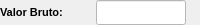
              <widget class="QWidget" name="widget_25" native="true">
               <property name="minimumSize">
                <size>
                 <width>0</width>
                 <height>20</height>
                </size>
               </property>
               <property name="maximumSize">
                <size>
                 <width>16777215</width>
                 <height>25</height>
                </size>
               </property>
               <layout class="QHBoxLayout" name="horizontalLayout_19">
                <property name="leftMargin">
                 <number>0</number>
                </property>
                <property name="topMargin">
                 <number>0</number>
                </property>
                <property name="rightMargin">
                 <number>0</number>
                </property>
                <property name="bottomMargin">
                 <number>0</number>
                </property>
                <item>
                 <widget class="QLabel" name="label_13">
                  <property name="minimumSize">
                   <size>
                    <width>90</width>
                    <height>0</height>
                   </size>
                  </property>
                  <property name="maximumSize">
                   <size>
                    <width>90</width>
                    <height>16777215</height>
                   </size>
                  </property>
                  <property name="font">
                   <font>
                    <pointsize>8</pointsize>
                    <weight>75</weight>
                    <bold>true</bold>
                   </font>
                  </property>
                  <property name="text">
                   <string>Valor Bruto:</string>
                  </property>
                 </widget>
                </item>
                <item>
                 <widget class="QLineEdit" name="line_Valor">
                  <property name="sizePolicy">
                   <sizepolicy hsizetype="Preferred" vsizetype="Preferred">
                    <horstretch>0</horstretch>
                    <verstretch>0</verstretch>
                   </sizepolicy>
                  </property>
                  <property name="minimumSize">
                   <size>
                    <width>90</width>
                    <height>0</height>
                   </size>
                  </property>
                  <property name="maximumSize">
                   <size>
                    <width>90</width>
                    <height>16777215</height>
                   </size>
                  </property>
                  <property name="font">
                   <font>
                    <pointsize>8</pointsize>
                    <weight>50</weight>
                    <bold>false</bold>
                   </font>
                  </property>
                  <property name="styleSheet">
                   <string notr="true">background-color: rgb(255, 255, 255);</string>
                  </property>
                  <property name="text">
                   <string/>
                  </property>
                  <property name="alignment">
                   <set>Qt::AlignCenter</set>
                  </property>
                 </widget>
                </item>
                <item>
                 <widget class="QLabel" name="label_20">
                  <property name="text">
                   <string/>
                  </property>
                 </widget>
                </item>
               </layout>
              </widget>
